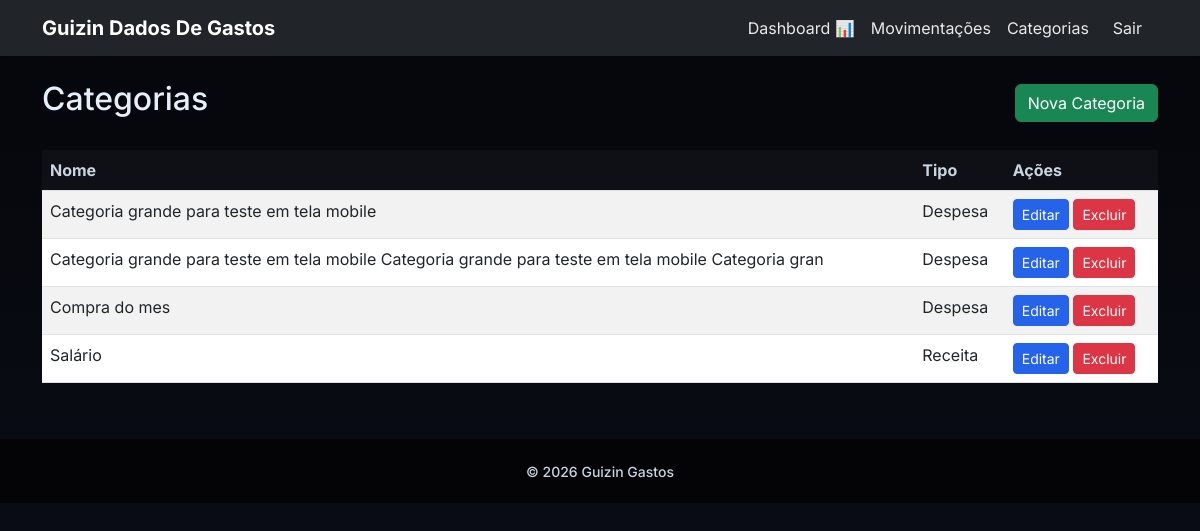
The app's page /categorias/ (signed in) with its own data.
### financeiro/models.py (models this page shows, shortened)
class Categoria(models.Model):
    TIPO_CHOICES = (
        ('despesa', 'Despesa'),
        ('receita', 'Receita'),
    )
    nome = models.CharField(max_length=100)
    tipo = models.CharField(max_length=10, choices=TIPO_CHOICES)
    usuario = models.ForeignKey(User, on_delete=models.CASCADE)

### financeiro/views.py (the view)
# urls.py: path('categorias/', views.lista_categorias, name='lista_categorias'),
@login_required
def lista_categorias(request):
    categorias = Categoria.objects.filter(usuario=request.user).order_by('nome')
    return render(request, 'categorias/lista.html', {'categorias': categorias})

### templates/categorias/lista.html (shortened to what this page needs)
{% extends 'base.html' %}
{% block content %}
<div class="d-flex justify-content-between align-items-center mb-4">
    <h2>Categorias</h2>
    <a href="{% url 'criar_categoria' %}" class="btn btn-success">Nova Categoria</a>
</div>
<div class="table-responsive">
    <table class="table table-striped table-hover">
        <thead class="table-light">
            <tr>
                <th>Nome</th>
                <th>Tipo</th>
                <th>Ações</th>
            </tr>
        </thead>
        <tbody>
            {% for cat in categorias %}
                <tr>
                    <td>{{ cat.nome }}</td>
                    <td>{{ cat.get_tipo_display }}</td>
                    <td>
                        <a href="{% url 'editar_categoria' cat.id %}" class="btn btn-sm btn-primary">Editar</a>
                        <a href="{% url 'excluir_categoria' cat.id %}" class="btn btn-sm btn-danger">Excluir</a>
                    </td>
                </tr>
            {% empty %}
                <tr>
                    <td colspan="3" class="text-center text-muted py-4">Nenhuma categoria</td>
                </tr>
            {% endfor %}
        </tbody>
    </table>
</div>
{% endblock %}

### static/css/custom.css (style rules this page uses)
body { font-family: 'Inter', system-ui, -apple-system, 'Segoe UI', Roboto, 'Helvetica Neue', Arial; background: linear-gradient(180deg, #05060a 0%, #0b0f1a 100%); color: #e6eef8; min-height: 100vh; }
.table thead th { background-color: rgba(255,255,255,0.03); color: #cbd5e1; }
.table { color: #e6eef8; }
.btn-primary { background-color: #2563eb; border-color: #2563eb; }

### records on screen
Categoria: nome "Categoria grande para teste em tela mobile", tipo "Despesa"
Categoria: nome "Categoria grande para teste em tela mobile Categoria grande para teste em tela mobile Categoria gran", tipo "Despesa"
Categoria: nome "Compra do mes", tipo "Despesa"
Categoria: nome "Salário", tipo "Receita"
